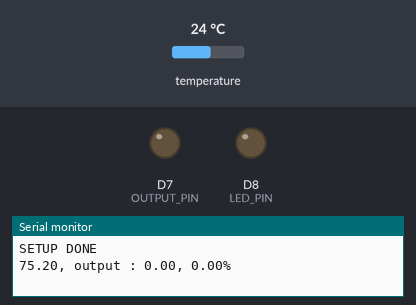
This sketch was run on a simulated ESP8266 (NodeMCU). Shown: output pins drawn as LEDs (lit = HIGH), the last lines printed to the serial monitor. The inputs (shaded band) are chosen by the test bench; at power-on: temperature 24 °C.

Above: at 2.7 s.
2.8 s: temperature set to 12 °C
At 4.9 s:
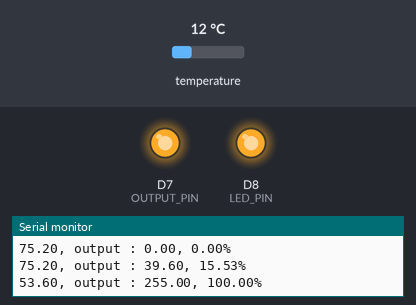
5.5 s: temperature set to 20.8 °C
8.4 s: temperature set to 21.7 °C
At 11.3 s:
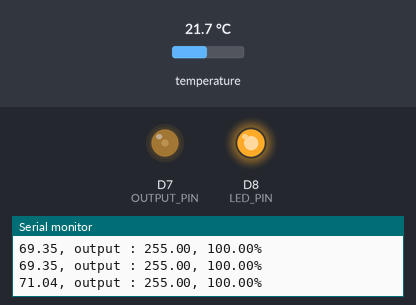
12.0 s: temperature set to 19 °C
Timing chart, 0 to 15.0 s (numbered marks = the images above; inputs shaded):
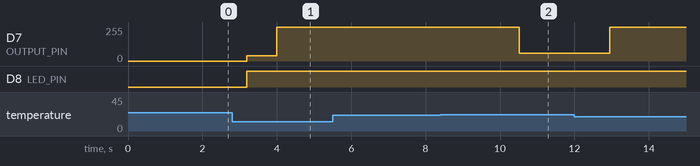

The sketch:

BasicTempControl.ino
```cpp
/*
   AutoPID BasicTempControl Example Sketch

   This program reads a dallas temperature probe as input, potentiometer as setpoint, drives an analog output.
   It lights an LED when the temperature has reached the setpoint.
*/
#include <AutoPID.h>
#include <DallasTemperature.h>
#include <OneWire.h>

//pins
//#define POT_PIN A0
#define OUTPUT_PIN D7 //A1
#define TEMP_PROBE_PIN D2 //5
#define LED_PIN D8 //6

#define TEMP_READ_DELAY 800 //can only read digital temp sensor every ~750ms
#define SERIAL_WRITE_DELAY 1000 //ms

//pid settings and gains
#define TARGET_TEMP_F 85
#define OUTPUT_MIN 0
#define OUTPUT_MAX 255
#define KP 4
#define KI 0.05
#define KD 0

double temperature, setPoint, outputVal;

OneWire oneWire(TEMP_PROBE_PIN);
DallasTemperature temperatureSensors(&oneWire);

//input/output variables passed by reference, so they are updated automatically
AutoPID myPID(&temperature, &setPoint, &outputVal, OUTPUT_MIN, OUTPUT_MAX, KP, KI, KD);

unsigned long lastTempUpdate; //tracks clock time of last temp update

unsigned long lastSerialWrite; //tracks clock time of last temp update

//call repeatedly in loop, only updates after a certain time interval
//returns true if update happened
bool updateTemperature() {
  if ((millis() - lastTempUpdate) > TEMP_READ_DELAY) {
    temperature = temperatureSensors.getTempFByIndex(0); //get temp reading
    lastTempUpdate = millis();
    temperatureSensors.requestTemperatures(); //request reading for next time
    return true;
  }
  return false;
}//void updateTemperature

//returns true if update happened
bool serialWrite() {
  if ((millis() - lastSerialWrite) > SERIAL_WRITE_DELAY) {
    lastSerialWrite = millis();
    Serial.print(temperature);
    Serial.print(", output : ");
    Serial.print(outputVal);
    Serial.print(", ");
    Serial.print((outputVal/255)*100);
    Serial.println("%");
    return true;
  }
  return false;
}//void serialWrite


void setup() {
  //pinMode(POT_PIN, INPUT);
  pinMode(OUTPUT_PIN, OUTPUT);
  pinMode(LED_PIN, OUTPUT);

  temperatureSensors.begin();
  temperatureSensors.requestTemperatures();
  while (!updateTemperature()) {} //wait until temp sensor updated

  //if temperature is more than 4 degrees below or above setpoint, OUTPUT will be set to min or max respectively
  myPID.setBangBang(15);
  //set PID update interval to 4000ms
  myPID.setTimeStep(1000);

  Serial.begin(9600);
  Serial.println("SETUP DONE");

}//void setup


void loop() {
  updateTemperature();
  setPoint = TARGET_TEMP_F;
  myPID.run(); //call every loop, updates automatically at certain time interval
  analogWrite(OUTPUT_PIN, outputVal);
  digitalWrite(LED_PIN, outputVal>0); //light up LED when heating is being requested
  serialWrite(); // write data to serial port
}//void loop
```

Measured:
- the behaviour switches between 21.1 and 21.2 °C on temperature (found by bisection; images 1 and 2)
- after the input at 8.4 s, D7 (OUTPUT_PIN): 255/255 → 57/255 after 2.1 s
